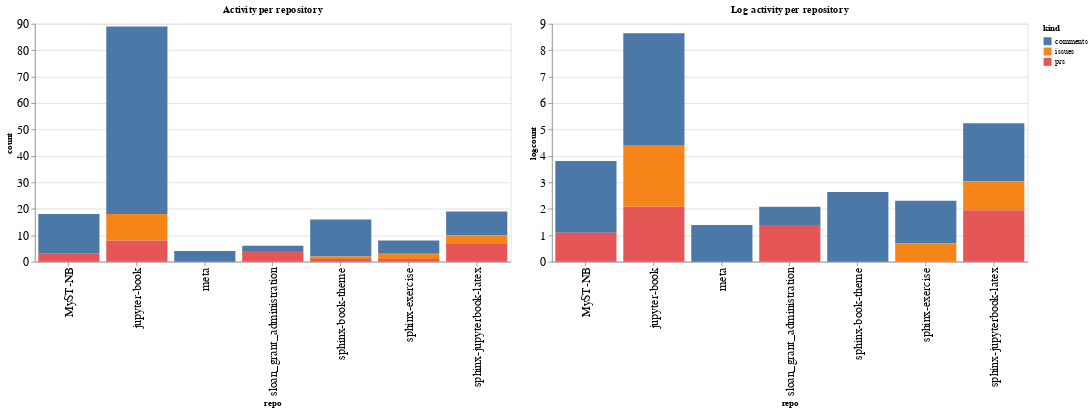

Notebook cell for this chart:
### Code cell
ch1 = alt.Chart(repo_summaries, width=600, title="Activity per repository").mark_bar().encode(
    x='repo',
    y='count',
    color='kind',
    tooltip="kind"
)

ch2 = alt.Chart(repo_summaries, width=600, title="Log activity per repository").mark_bar().encode(
    x='repo',
    y='logcount',
    color='kind',
    tooltip="kind"
)

ch1 | ch2

### Figure 1 — Vega-Lite specification as saved in the notebook (floating-point values rounded to 4 significant figures)
{"config": {"axisLeft": {"labelFontSize": 15}, "axisBottom": {"labelFontSize": 15}}, "hconcat": [{"mark": "bar", "encoding": {"color": {"type": "nominal", "field": "kind"}, "tooltip": {"type": "nominal", "field": "kind"}, "x": {"type": "nominal", "field": "repo"}, "y": {"type": "quantitative", "field": "count"}}, "title": "Activity per repository", "width": 600}, {"mark": "bar", "encoding": {"color": {"type": "nominal", "field": "kind"}, "tooltip": {"type": "nominal", "field": "kind"}, "x": {"type": "nominal", "field": "repo"}, "y": {"type": "quantitative", "field": "logcount"}}, "title": "Log activity per repository", "width": 600}], "data": {"name": "data-0f5d852d82593feb18ac20787b3c2c7f"}, "$schema": "https://vega.github.io/schema/vega-lite/v4.8.1.json", "datasets": {"data-0f5d852d82593feb18ac20787b3c2c7f": [{"repo": "MyST-NB", "kind": "comments", "count": 15, "logcount": 2.708}, {"repo": "MyST-NB", "kind": "prs", "count": 3, "logcount": 1.099}, {"repo": "jupyter-book", "kind": "comments", "count": 71, "logcount": 4.263}, {"repo": "jupyter-book", "kind": "issues", "count": 10, "logcount": 2.303}, {"repo": "jupyter-book", "kind": "prs", "count": 8, "logcount": 2.079}, {"repo": "meta", "kind": "comments", "count": 4, "logcount": 1.386}, {"repo": "sloan_grant_administration", "kind": "comments", "count": 2, "logcount": 0.6931}, {"repo": "sloan_grant_administration", "kind": "prs", "count": 4, "logcount": 1.386}, {"repo": "sphinx-book-theme", "kind": "comments", "count": 14, "logcount": 2.639}, {"repo": "sphinx-book-theme", "kind": "issues", "count": 1, "logcount": 0.0}, {"repo": "sphinx-book-theme", "kind": "prs", "count": 1, "logcount": 0.0}, {"repo": "sphinx-exercise", "kind": "comments", "count": 5, "logcount": 1.609}, {"repo": "sphinx-exercise", "kind": "issues", "count": 2, "logcount": 0.6931}, {"repo": "sphinx-exercise", "kind": "prs", "count": 1, "logcount": 0.0}, {"repo": "sphinx-jupyterbook-latex", "kind": "comments", "count": 9, "logcount": 2.197}, {"repo": "sphinx-jupyterbook-latex", "kind": "issues", "count": 3, "logcount": 1.099}, {"repo": "sphinx-jupyterbook-latex", "kind": "prs", "count": 7, "logcount": 1.946}]}}
